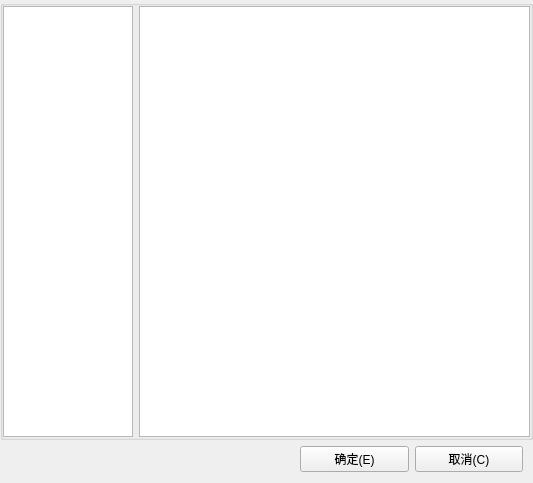
<?xml version="1.0" encoding="UTF-8"?>
<ui version="4.0">
 <class>VEUSSelectunit</class>
 <widget class="QWidget" name="VEUSSelectunit">
  <property name="geometry">
   <rect>
    <x>0</x>
    <y>0</y>
    <width>533</width>
    <height>483</height>
   </rect>
  </property>
  <property name="windowTitle">
   <string>Form</string>
  </property>
  <layout class="QVBoxLayout" name="verticalLayout" stretch="10,1">
   <property name="leftMargin">
    <number>0</number>
   </property>
   <property name="topMargin">
    <number>0</number>
   </property>
   <property name="rightMargin">
    <number>0</number>
   </property>
   <item>
    <widget class="QGroupBox" name="groupBox">
     <property name="title">
      <string/>
     </property>
     <layout class="QHBoxLayout" name="horizontalLayout_2" stretch="1,3">
      <property name="leftMargin">
       <number>0</number>
      </property>
      <property name="topMargin">
       <number>0</number>
      </property>
      <property name="rightMargin">
       <number>0</number>
      </property>
      <property name="bottomMargin">
       <number>0</number>
      </property>
      <item>
       <widget class="QTableView" name="tv_left"/>
      </item>
      <item>
       <widget class="QTableView" name="tv_right"/>
      </item>
     </layout>
    </widget>
   </item>
   <item>
    <layout class="QHBoxLayout" name="horizontalLayout">
     <property name="leftMargin">
      <number>300</number>
     </property>
     <property name="rightMargin">
      <number>10</number>
     </property>
     <item>
      <widget class="QPushButton" name="pushButton">
       <property name="text">
        <string>确定(E)</string>
       </property>
      </widget>
     </item>
     <item>
      <widget class="QPushButton" name="pushButton_2">
       <property name="text">
        <string>取消(C)</string>
       </property>
      </widget>
     </item>
    </layout>
   </item>
  </layout>
 </widget>
 <resources/>
 <connections/>
</ui>
